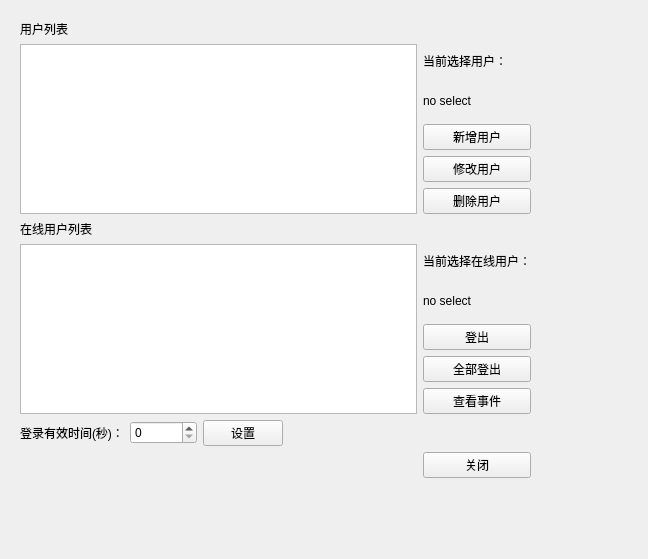
<?xml version="1.0" encoding="UTF-8"?>
<ui version="4.0">
 <class>UsrManagerUI</class>
 <widget class="QWidget" name="UsrManagerUI">
  <property name="windowModality">
   <enum>Qt::NonModal</enum>
  </property>
  <property name="geometry">
   <rect>
    <x>0</x>
    <y>0</y>
    <width>648</width>
    <height>559</height>
   </rect>
  </property>
  <property name="windowTitle">
   <string>Form</string>
  </property>
  <widget class="QWidget" name="gridLayoutWidget_3">
   <property name="geometry">
    <rect>
     <x>10</x>
     <y>10</y>
     <width>531</width>
     <height>478</height>
    </rect>
   </property>
   <layout class="QGridLayout" name="gridLayout">
    <property name="leftMargin">
     <number>10</number>
    </property>
    <property name="topMargin">
     <number>10</number>
    </property>
    <property name="rightMargin">
     <number>10</number>
    </property>
    <property name="bottomMargin">
     <number>10</number>
    </property>
    <item row="4" column="0" colspan="2">
     <widget class="QTableView" name="tvUsrInfoOnlineList"/>
    </item>
    <item row="2" column="0" colspan="2">
     <widget class="QTableView" name="tvUsrInfoList"/>
    </item>
    <item row="1" column="0">
     <widget class="QLabel" name="lbUsrInfoOnlineList">
      <property name="text">
       <string>用户列表</string>
      </property>
     </widget>
    </item>
    <item row="3" column="0">
     <widget class="QLabel" name="lbUsrInfoList">
      <property name="text">
       <string>在线用户列表</string>
      </property>
     </widget>
    </item>
    <item row="4" column="2">
     <layout class="QGridLayout" name="gridLayout_8">
      <item row="6" column="0">
       <widget class="QPushButton" name="pbLogoutAll">
        <property name="text">
         <string>全部登出</string>
        </property>
       </widget>
      </item>
      <item row="7" column="0">
       <widget class="QPushButton" name="pbEvent">
        <property name="text">
         <string>查看事件</string>
        </property>
       </widget>
      </item>
      <item row="0" column="0">
       <widget class="QLabel" name="lbSelectOnlineUsrName">
        <property name="text">
         <string>当前选择在线用户：</string>
        </property>
       </widget>
      </item>
      <item row="2" column="0">
       <widget class="QPushButton" name="pbLogout">
        <property name="text">
         <string>登出</string>
        </property>
       </widget>
      </item>
      <item row="1" column="0">
       <widget class="QLabel" name="lbSelectOnlineUsrNameDisplay">
        <property name="text">
         <string>no select</string>
        </property>
       </widget>
      </item>
     </layout>
    </item>
    <item row="2" column="2">
     <layout class="QGridLayout" name="gridLayout_7">
      <item row="1" column="0">
       <widget class="QLabel" name="lbSelectUsrNameDisplay">
        <property name="text">
         <string>no select</string>
        </property>
       </widget>
      </item>
      <item row="2" column="0">
       <widget class="QPushButton" name="pbAdd">
        <property name="text">
         <string>新增用户</string>
        </property>
       </widget>
      </item>
      <item row="0" column="0">
       <widget class="QLabel" name="lbSelectUsrName">
        <property name="text">
         <string>当前选择用户：</string>
        </property>
       </widget>
      </item>
      <item row="3" column="0">
       <widget class="QPushButton" name="pbModify">
        <property name="text">
         <string>修改用户</string>
        </property>
       </widget>
      </item>
      <item row="4" column="0">
       <widget class="QPushButton" name="pbDel">
        <property name="text">
         <string>删除用户</string>
        </property>
       </widget>
      </item>
     </layout>
    </item>
    <item row="5" column="0">
     <layout class="QHBoxLayout" name="horizontalLayout_2">
      <item>
       <widget class="QLabel" name="label_2">
        <property name="text">
         <string>登录有效时间(秒)：</string>
        </property>
       </widget>
      </item>
      <item>
       <widget class="QSpinBox" name="sbTimeOverDelay">
        <property name="maximum">
         <number>999999999</number>
        </property>
       </widget>
      </item>
      <item>
       <widget class="QPushButton" name="pbTimeOverDelaySet">
        <property name="text">
         <string>设置</string>
        </property>
       </widget>
      </item>
     </layout>
    </item>
    <item row="6" column="2">
     <widget class="QPushButton" name="pbCancel">
      <property name="text">
       <string>关闭</string>
      </property>
     </widget>
    </item>
    <item row="5" column="1">
     <spacer name="horizontalSpacer">
      <property name="orientation">
       <enum>Qt::Horizontal</enum>
      </property>
      <property name="sizeHint" stdset="0">
       <size>
        <width>40</width>
        <height>20</height>
       </size>
      </property>
     </spacer>
    </item>
   </layout>
  </widget>
 </widget>
 <tabstops>
  <tabstop>pbAdd</tabstop>
  <tabstop>pbModify</tabstop>
  <tabstop>pbDel</tabstop>
  <tabstop>pbLogout</tabstop>
  <tabstop>pbLogoutAll</tabstop>
  <tabstop>pbEvent</tabstop>
  <tabstop>tvUsrInfoList</tabstop>
  <tabstop>tvUsrInfoOnlineList</tabstop>
 </tabstops>
 <resources/>
 <connections/>
</ui>
